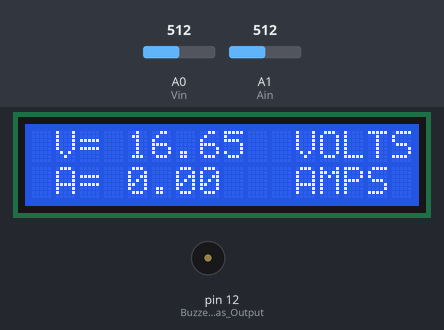
Recording of a sketch running on a simulated Arduino Uno, built with avr-gcc and run on an emulated ATmega328P. On the bench: 16×2 character LCD, buzzer (waves = sounding, pin HIGH). The inputs (shaded band) are chosen by the test bench; at power-on: A1 (Ain) = 512, A0 (Vin) = 512. What the sketch prints to the serial monitor is not drawn.

Above: at 3.2 s.
3.3 s: A1 (Ain) set to 690
At 3.9 s:
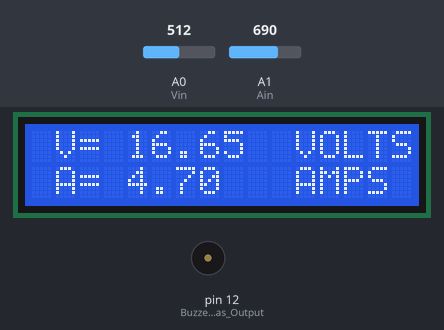
4.8 s: A1 (Ain) set to 715
At 5.1 s:
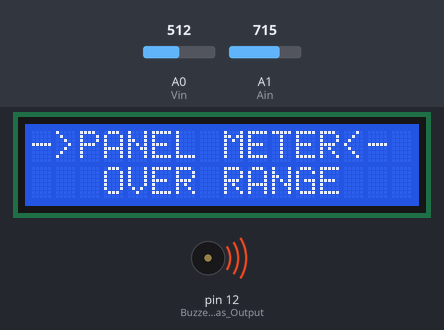
6.3 s: A1 (Ain) set to 511
At 7.3 s:
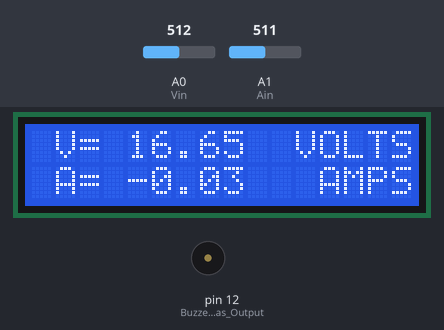
7.8 s: A0 (Vin) set to 716
At 8.7 s:
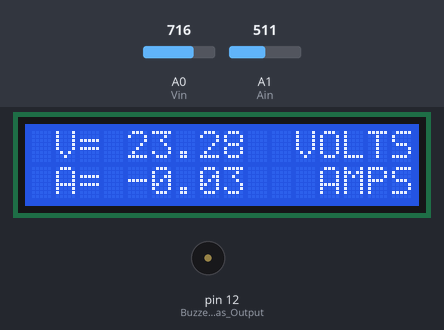
9.3 s: A0 (Vin) set to 900
At 10.1 s:
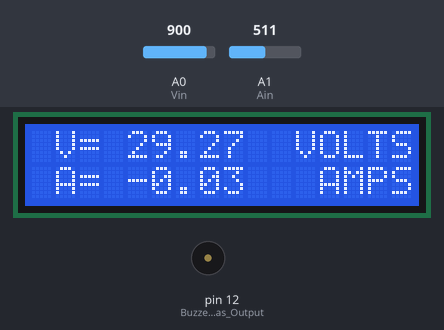
10.9 s: A0 (Vin) set to 511
At 11.5 s:
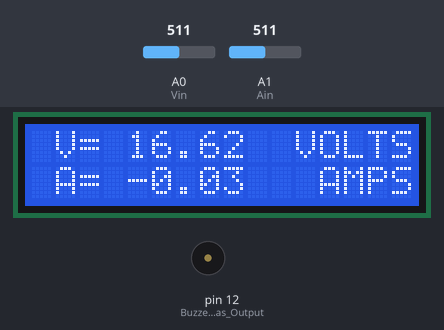
Timing chart, 0 to 13.4 s (numbered marks = the images above; inputs shaded):
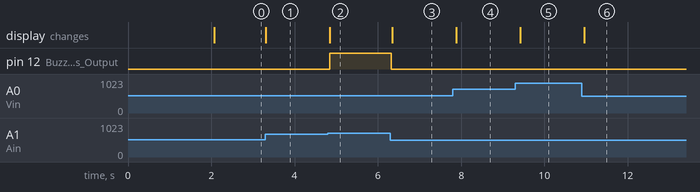

The sketch:

PanelMeter.ino
```cpp
/* DC PANEL METER USING ARDUINO BY A. SAMIUDDHIN */

#include <LiquidCrystal.h>  // LCD Library
LiquidCrystal lcd(7, 6, 5, 4, 3, 2); // Initialize LCD
const int Vin = A0; // Voltage input pin
const int Ain = A1; // Current input pin
int mVperA = 185; // Output swings at the rate of 185mV per Ampere
int Isensoroffset = 2500; // Offset Voltage of the Current sensor IC ACS712
int Vinput = 0;
int Iinput = 0;
float Voltage = 0;
float Amps = 0;
float Aread = 0;
float Vsense = 0;

void setup()
{
  pinMode(12, OUTPUT); //Buzzer as Output
  lcd.begin(16,2);  // 16 Columns and 2 Rows
  delayMicroseconds(10);
  lcd.setCursor(0,0);
  lcd.print(" DC PANEL METER ");
  lcd.setCursor(0,1);
  lcd.print("By A. SAMIUDDHIN");
  delay(2000);
  Serial.begin(9600); // Initialise serial port with baud rate of 9600bps
  lcd.clear();
}

void loop()
{
  Vinput = analogRead(Vin); // Read analog pin A0
  Iinput = analogRead(Ain); // Read analog pin A1
  Vsense = (Vinput/1024.0)*5000; // Voltage Value in (0-5000) mV
  Voltage = (Vsense*6.66)/1000; // Voltage Value in (0-30) Volts
  Aread = (Iinput/1024.0)*5000; // Conversion of Current into Voltage
  Amps = ((Aread - Isensoroffset)/mVperA); // Current value in Amperes
    if((Vsense >= 4500)||(Amps >= 4.9)||(Amps <= -4.9))
      {
        digitalWrite(12, HIGH); // Turn ON the buzzer
        lcd.setCursor(0,0);
        lcd.print("->PANEL METER<- ");
        lcd.setCursor(0,1);
        lcd.print("   OVER RANGE   ");
        Serial.print("\n");
        Serial.print("OVER-RANGE ALERT\r\n");
      }
    else
      {
        digitalWrite(12, LOW); // Turn OFF the buzzer
        lcd.setCursor(0,0);
        lcd.print(" V=     ");
        lcd.setCursor(4,0);
        lcd.print(Voltage, 2); // Display the Voltage with 2 digits after the decimal point
        lcd.print("  VOLTS ");
        Serial.print("\n");
        Serial.print("V= ");
        Serial.println(Voltage, 2);
        lcd.setCursor(0,1);
        lcd.print(" A=     ");
        lcd.setCursor(4,1);
        lcd.print(Amps, 2); // Display the Current with 2 digits after the decimal point
        lcd.print("   AMPS ");
        Serial.print("\n");
        Serial.print("A= ");
        Serial.println(Amps, 2);
        delay(300);
      }
}
```

Measured:
- the behaviour switches between 697 and 698 on A1 (Ain) (found by bisection; images 1 and 2)
- after the input at 3.3 s, the display: changes at once (image 1)
- after the input at 4.8 s, pin 12 (Buzzer_as_Output): LOW → HIGH at once; the display: changes at once (image 2)
- after the input at 6.3 s, pin 12 (Buzzer_as_Output): HIGH → LOW at once; the display: changes at once (image 3)
- after the input at 7.8 s, the display: changes after 0.08 s (image 4)
- after the input at 9.3 s, the display: changes after 0.12 s (image 5)
- after the input at 10.9 s, the display: changes after 0.06 s (image 6)
